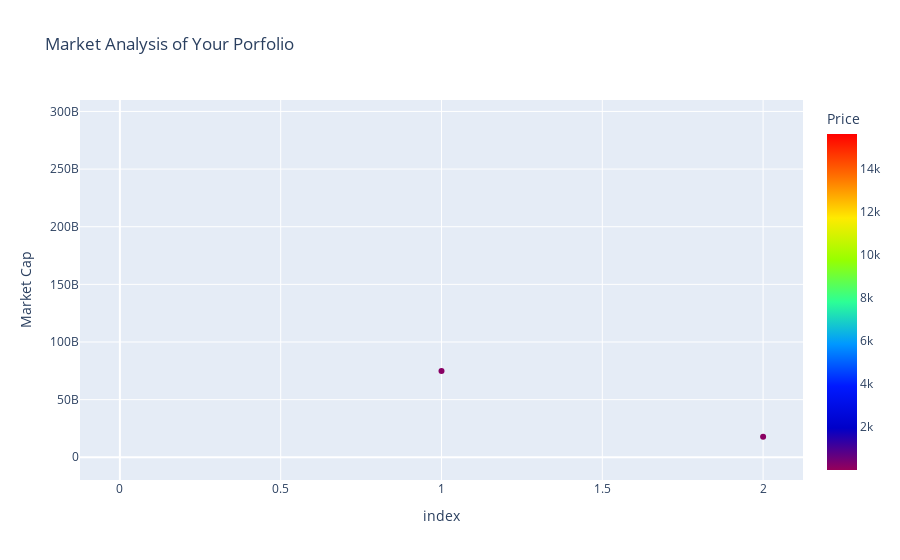

Notebook cell for this chart:
### Code cell
#summary analysis parallel categories plot
summary_analysis_cat_plot = parallel_cat_plot(portfolio_df)
summary_analysis_cat_plot 
#volume change scatter plot
volume_change_df_plot = volume_change_plot(portfolio_df)
volume_change_df_plot
#market cap and price plot 
price_market_cp_df_plot = price_market_cap_plot(portfolio_df)
price_market_cp_df_plot

### Figure 1 — Plotly figure (JSON) as saved in the notebook; plotly's stock layout.template omitted (floating-point values rounded to 4 significant figures)
{"data": [{"hovertemplate": "index=%{x}<br>Market Cap=%{y}<br>Price=%{marker.color}<extra></extra>", "legendgroup": "", "marker": {"color": [3572.0, 175.1, 155.3, 15640.0, 12.74, 458.8, 4.4, 24.54], "coloraxis": "coloraxis", "symbol": "circle"}, "mode": "markers", "name": "", "orientation": "v", "showlegend": false, "type": "scatter", "x": [0, 1, 2, "bitcoin", "chainlink", "ethereum", "polkadot", "tellor"], "xaxis": "x", "y": [null, 74929963134, 17838800061, 290188978882, 4987154068, 52029923465, 4107934077, 37998801], "yaxis": "y"}], "layout": {"autosize": true, "coloraxis": {"colorbar": {"title": {"text": "Price"}}, "colorscale": [[0, "rgb(150,0,90)"], [0.125, "rgb(0,0,200)"], [0.25, "rgb(0,25,255)"], [0.375, "rgb(0,152,255)"], [0.5, "rgb(44,255,150)"], [0.625, "rgb(151,255,0)"], [0.75, "rgb(255,234,0)"], [0.875, "rgb(255,111,0)"], [1, "rgb(255,0,0)"]]}, "legend": {"tracegroupgap": 0}, "title": {"text": "Market Analysis of Your Porfolio"}, "xaxis": {"anchor": "y", "autorange": true, "domain": [0, 1], "range": [-0.1192, 2.119], "title": {"text": "index"}, "type": "linear"}, "yaxis": {"anchor": "x", "autorange": true, "domain": [0, 1], "range": [-21220000000.0, 311400000000.0], "title": {"text": "Market Cap"}, "type": "linear"}}}
